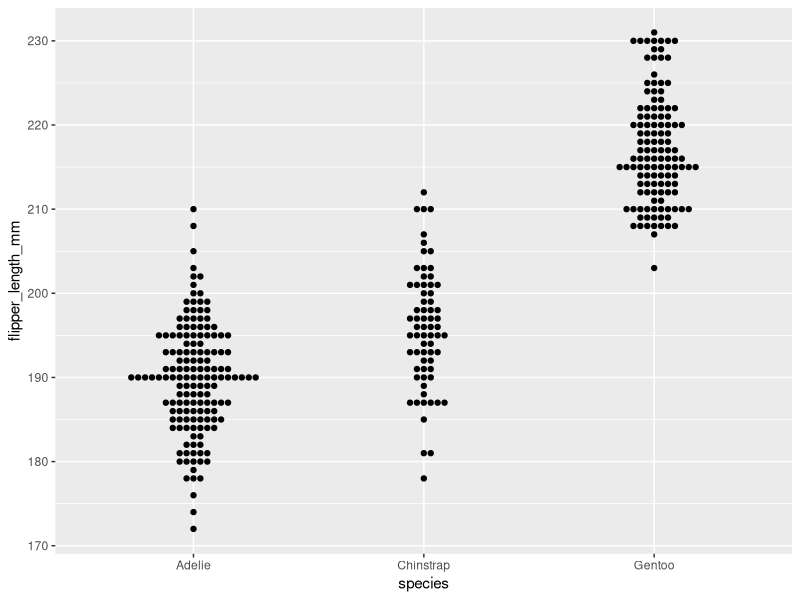
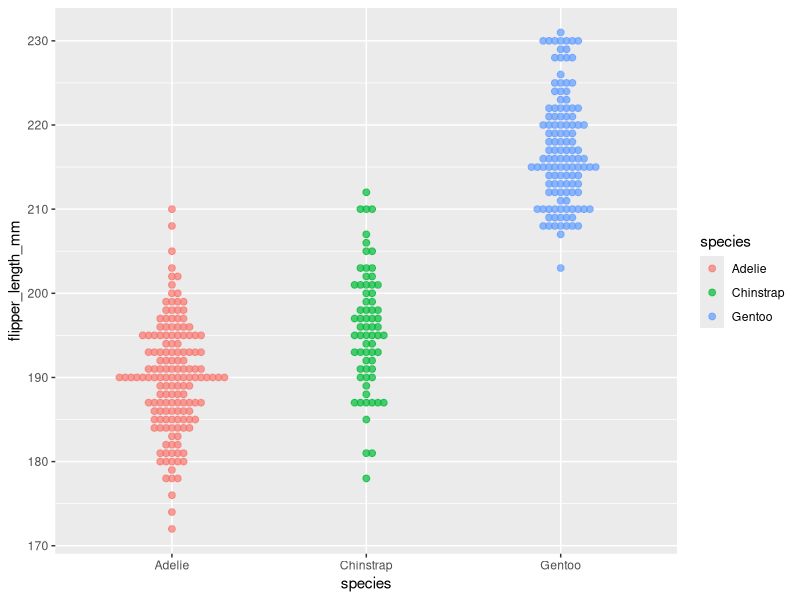
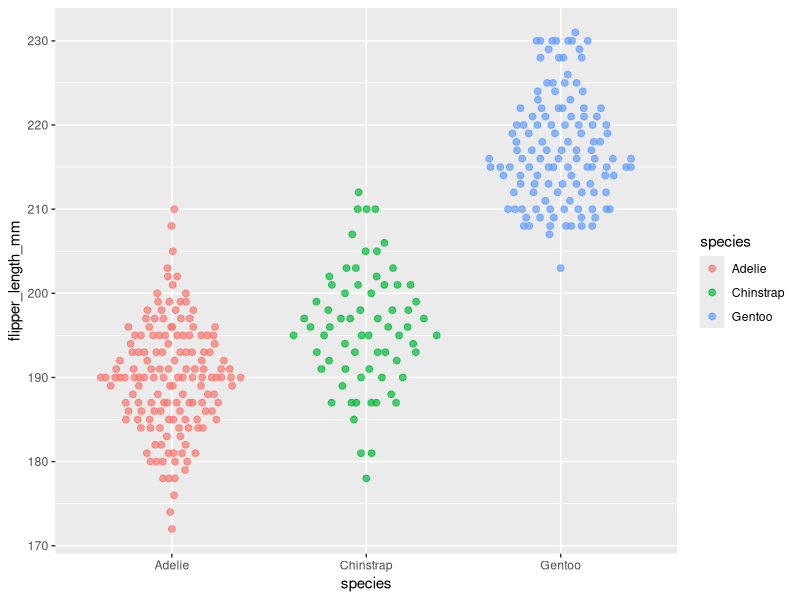
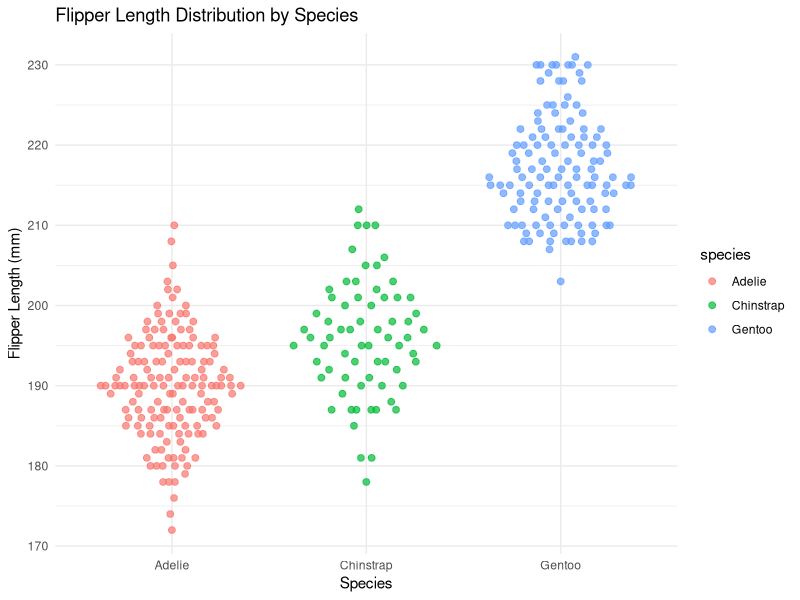
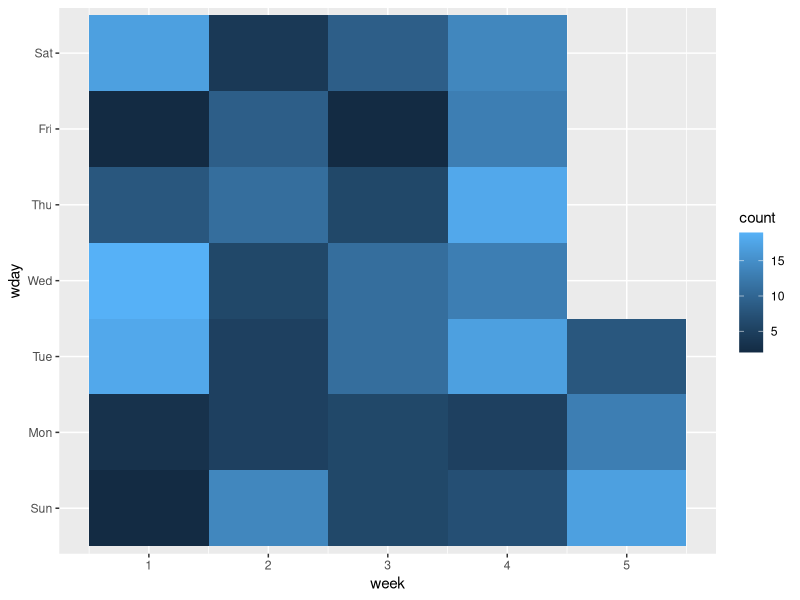
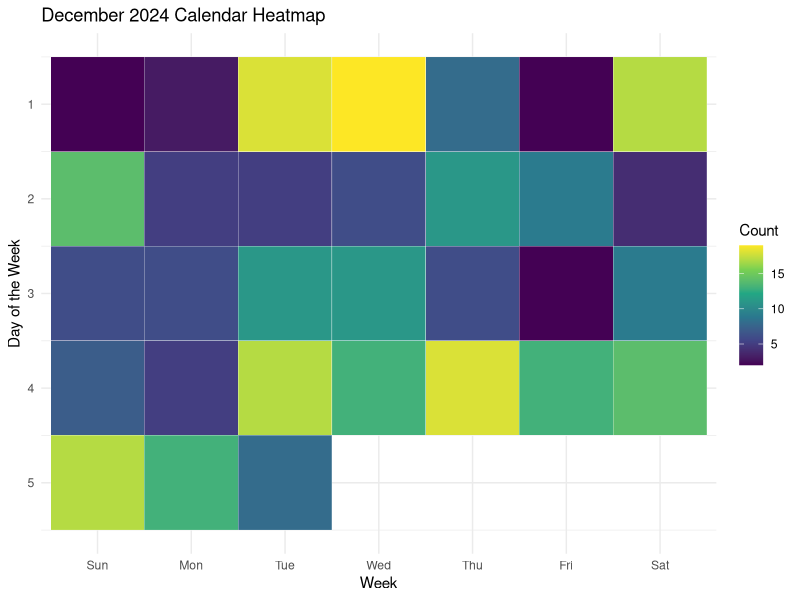
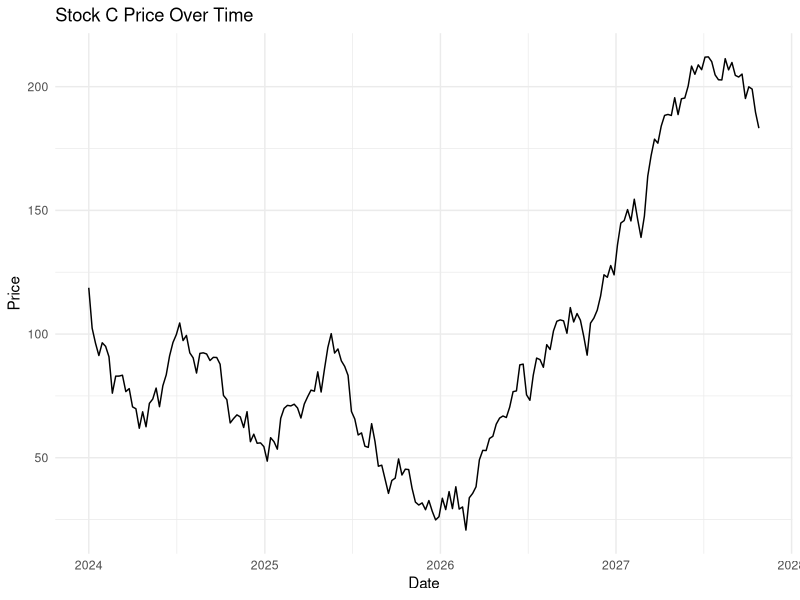
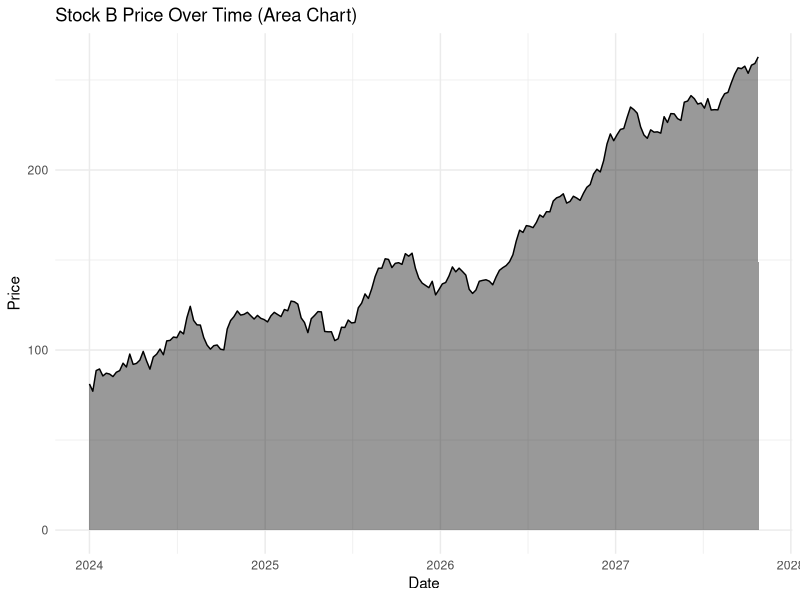

Reproduce these figures in R, in order.
## ---- chunk 1
#install.packages("ggbeeswarm")

library(ggbeeswarm)
library(palmerpenguins)
library(tidyverse) # We will use tidyverse later
## ---- chunk 2
#| warning: false
ggplot(data = penguins,
        mapping = aes(x = species,
                      y = flipper_length_mm)) +
  geom_beeswarm()
## ---- chunk 3
#| warning: false
ggplot(data = penguins,
        mapping = aes(x = species,
                      y = flipper_length_mm,
                      colour = species)) +
  geom_beeswarm(size = 2, alpha = 0.7)
## ---- chunk 4
#| warning: false
ggplot(data = penguins, 
        mapping = aes(x = species, 
                      y = flipper_length_mm,
                      colour = species)) +
  geom_quasirandom(size = 2, 
                    alpha = 0.7)
## ---- chunk 5
#| warning: false
ggplot(data = penguins, 
        mapping = aes(x = species,
                      y = flipper_length_mm,
                      color = species)) +
  geom_quasirandom(size = 2, alpha = 0.7) +
  theme_minimal() +
  labs(title = "Flipper Length Distribution by Species",
       x = "Species",
       y = "Flipper Length (mm)")
## ---- chunk 6
set.seed(0982)
month_data <- tibble(
  date = seq(as.Date("2024-12-01"), 
              as.Date("2024-12-31"), 
              by = "day"),
  count = sample(1:20, 31, replace = TRUE)  # Random counts per day
) |>
  mutate(
    wday = wday(date, label = TRUE, abbr = TRUE),  # Day of the week (Sun-Sat)
    week = (day(date) - 1) %/% 7 + 1  # Week number (1 to 5)
  )

month_data |> head()  
## ---- chunk 7
ggplot(data = month_data,
       mapping = aes(x = week, 
                      y = wday, 
                      fill = count)) +
  geom_tile()
## ---- chunk 8
ggplot(data = month_data,
       mapping = aes(x = wday, 
                      y = week, 
                      fill = count)) +
  geom_tile(colour = "white") +
  scale_fill_viridis_c() +
  scale_y_reverse() +
  theme_minimal() +
  labs(title = "December 2024 Calendar Heatmap", 
        x = "Week", 
        y = "Day of the Week", 
        fill = "Count")
## ---- chunk 9
set.seed(02) # Please set this seed for this example

# Create stock price data for three different stocks
dates <- seq.Date(from = as.Date("2024-01-01"), 
                  by = "week", 
                  length.out = 200)

stocks <- tibble(
  date = rep(dates, times = 3),
  stock = rep(c("Stock A", "Stock B", "Stock C"), each = length(dates)),
  price = c(
    100 + cumsum(rnorm(length(dates), mean = 0, sd = 5)),  # Stock A fluctuates around 100
    80 + cumsum(rnorm(length(dates), mean = 0, sd = 4)),   # Stock B fluctuates around 80
    120 + cumsum(rnorm(length(dates), mean = 0, sd = 6))   # Stock C fluctuates around 120
  )
)
## ---- chunk 10
ggplot(stocks %>% filter(stock == "Stock C"), 
        aes(x = date, 
            y = price)) +
  geom_line() +
  labs(title = "Stock C Price Over Time", 
        x = "Date", 
        y = "Price") +
  theme_minimal()
## ---- chunk 11
ggplot(stocks %>% filter(stock == "Stock B"), 
        aes(x = date, y = price)) +
  geom_area(fill = "black", 
            alpha = 0.4) +
  geom_line(color = "black", 
            size = 0.5) +  # Keeps the line for clarity
  labs(title = "Stock B Price Over Time (Area Chart)", 
        x = "Date", 
        y = "Price") +
  theme_minimal()
## ---- chunk 12
ggplot(stocks, aes(x = date, 
                    y = price, 
                    fill = stock)) +
  geom_area(alpha = 0.6) +  # Fill areas with transparency
  labs(title = "Stacked Area Chart of Stock Prices Over Time",
       x = "Date", 
       y = "Price", 
       fill = "Stock") +
  theme_minimal()
